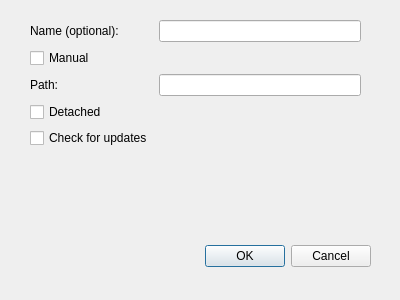
<?xml version="1.0" encoding="UTF-8"?>
<ui version="4.0">
 <class>AddAppDialog</class>
 <widget class="QDialog" name="AddAppDialog">
  <property name="geometry">
   <rect>
    <x>0</x>
    <y>0</y>
    <width>400</width>
    <height>300</height>
   </rect>
  </property>
  <property name="windowTitle">
   <string>Dialog</string>
  </property>
  <widget class="QDialogButtonBox" name="buttonBox">
   <property name="geometry">
    <rect>
     <x>30</x>
     <y>240</y>
     <width>341</width>
     <height>32</height>
    </rect>
   </property>
   <property name="orientation">
    <enum>Qt::Horizontal</enum>
   </property>
   <property name="standardButtons">
    <set>QDialogButtonBox::Cancel|QDialogButtonBox::Ok</set>
   </property>
  </widget>
  <widget class="QWidget" name="formLayoutWidget">
   <property name="geometry">
    <rect>
     <x>30</x>
     <y>20</y>
     <width>331</width>
     <height>211</height>
    </rect>
   </property>
   <layout class="QFormLayout" name="formLayout">
    <item row="0" column="0">
     <widget class="QLabel" name="name_label">
      <property name="text">
       <string>Name (optional):</string>
      </property>
     </widget>
    </item>
    <item row="0" column="1">
     <widget class="QLineEdit" name="name_edit"/>
    </item>
    <item row="2" column="0">
     <widget class="QLabel" name="path_label">
      <property name="text">
       <string>Path:</string>
      </property>
     </widget>
    </item>
    <item row="2" column="1">
     <widget class="QLineEdit" name="path_edit"/>
    </item>
    <item row="1" column="0">
     <widget class="QCheckBox" name="manual_checkbox">
      <property name="text">
       <string>Manual</string>
      </property>
     </widget>
    </item>
    <item row="3" column="0">
     <widget class="QCheckBox" name="detached_checkbox">
      <property name="text">
       <string>Detached</string>
      </property>
     </widget>
    </item>
    <item row="4" column="0">
     <widget class="QCheckBox" name="update_checkbox">
      <property name="text">
       <string>Check for updates</string>
      </property>
     </widget>
    </item>
   </layout>
  </widget>
 </widget>
 <resources/>
 <connections>
  <connection>
   <sender>buttonBox</sender>
   <signal>accepted()</signal>
   <receiver>AddAppDialog</receiver>
   <slot>accept()</slot>
   <hints>
    <hint type="sourcelabel">
     <x>248</x>
     <y>254</y>
    </hint>
    <hint type="destinationlabel">
     <x>157</x>
     <y>274</y>
    </hint>
   </hints>
  </connection>
  <connection>
   <sender>buttonBox</sender>
   <signal>rejected()</signal>
   <receiver>AddAppDialog</receiver>
   <slot>reject()</slot>
   <hints>
    <hint type="sourcelabel">
     <x>316</x>
     <y>260</y>
    </hint>
    <hint type="destinationlabel">
     <x>286</x>
     <y>274</y>
    </hint>
   </hints>
  </connection>
 </connections>
</ui>
